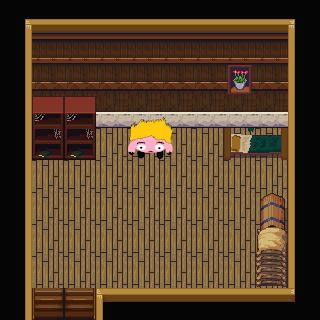

Below is a game level as drawn by its tile map, then a one-line description and the .tmx file that defines it, in full:
An orthogonal 10x10 tile map with 32x32 px tiles, 3 tile layers (U_Background, U_Furniture, U_Furniture2), 3 tilesets and 11 objects (beebo, treasure, hall).

<map version="1.2" tiledversion="1.2.5" orientation="orthogonal" renderorder="right-down" width="10" height="10" tilewidth="32" tileheight="32" infinite="0" nextlayerid="8" nextobjectid="14">
 <tileset firstgid="1" source="Indoor.tsx" />
 <tileset firstgid="769" source="Stairs.tsx" />
 <tileset firstgid="1601" source="Beebos.tsx" />
 <layer id="1" name="U_Background" width="10" height="10">
  <data encoding="csv">
338,340,340,340,340,340,340,340,340,337,
317,225,225,225,225,225,225,225,225,315,
317,249,249,249,249,249,249,249,249,315,
317,273,273,273,273,273,273,273,273,315,
317,361,361,361,361,361,361,361,361,315,
317,361,361,361,361,361,361,361,361,315,
317,361,361,361,361,361,361,361,361,315,
317,361,361,361,361,361,361,361,361,315,
317,361,361,361,361,361,361,361,361,315,
317,1510,1509,291,292,292,292,292,292,313
</data>
 </layer>
 <objectgroup id="6" name="Beebos">
  <object id="10" name="scared-beebo" type="beebo" x="111" y="115" width="75" height="60">
   <properties>
    <property name="quest" value="quest-hall" />
   </properties>
  </object>
 </objectgroup>
 <objectgroup id="7" name="Treasures">
  <object id="12" name="hall-treasure1" type="treasure" x="256" y="192" width="31" height="47">
   <properties>
    <property name="way_x" type="int" value="-1" />
    <property name="way_y" type="int" value="0" />
   </properties>
  </object>
 </objectgroup>
 <layer id="2" name="U_Furniture" width="10" height="10">
  <data encoding="csv">
0,0,0,0,0,0,0,0,0,0,
0,0,0,0,0,0,0,0,0,0,
0,0,0,0,0,0,0,80,0,0,
0,481,481,0,0,0,0,0,0,0,
0,505,505,0,0,0,0,105,106,0,
0,0,0,0,0,0,0,0,0,0,
0,0,0,0,0,0,0,0,302,0,
0,0,0,0,0,0,0,0,326,0,
0,0,0,0,0,0,0,0,325,0,
0,0,0,0,0,0,0,0,0,0
</data>
 </layer>
 <objectgroup id="4" name="Collisions">
  <object id="1" x="224" y="128" width="64" height="32" />
  <object id="2" x="32" y="128" width="64" height="32" />
  <object id="3" x="0" y="0" width="320" height="128" />
  <object id="4" x="288" y="128" width="32" height="192" />
  <object id="5" x="96" y="288" width="192" height="32" />
  <object id="6" x="0" y="128" width="32" height="192" />
  <object id="7" x="256" y="192" width="32" height="96" />
  <object id="13" x="125" y="122" width="52" height="39" />
 </objectgroup>
 <objectgroup id="5" name="Doorways">
  <object id="8" name="hall" x="32" y="288" width="64" height="32">
   <properties>
    <property name="pos_x" type="int" value="2" />
    <property name="pos_y" type="int" value="6" />
   </properties>
  </object>
 </objectgroup>
 <layer id="3" name="U_Furniture2" width="10" height="10">
  <data encoding="csv">
0,0,0,0,0,0,0,0,0,0,
0,0,0,0,0,0,0,0,0,0,
0,0,0,0,0,0,0,0,0,0,
0,0,0,0,0,0,0,0,0,0,
0,0,0,0,1621,0,0,0,0,0,
0,0,0,0,0,0,0,0,0,0,
0,0,0,0,0,0,0,0,0,0,
0,0,0,0,0,0,0,0,301,0,
0,0,0,0,0,0,0,0,325,0,
0,0,0,0,0,0,0,0,0,0
</data>
 </layer>
</map>
